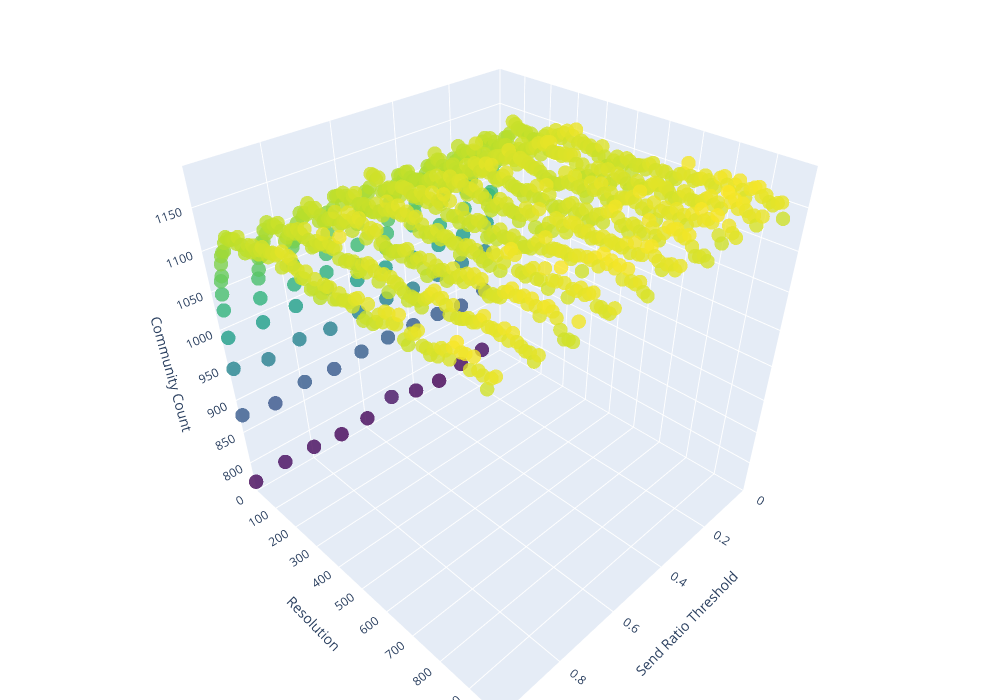

The notebook cell this image was saved under:
### Code cell
# Sample data
x = visual_df['si']
y = visual_df['ri']
z = visual_df['community_count']

fig = go.Figure(data=[go.Scatter3d(
    x=x,
    y=y,
    z=z,
    mode='markers',
    marker=dict(
        size=5,
        color=z,  # Color by Z value
        colorscale='Viridis',  # Color scale
        opacity=0.8
    ),
)])

# Update layout for better interaction
fig.update_layout(
    scene=dict(
        xaxis=dict(nticks=10, range=[0, 1]),
        yaxis=dict(nticks=10, range=[0, 1000]),
        xaxis_title='Send Ratio Threshold',
        yaxis_title='Resolution',
        zaxis_title='Community Count'
    ),
    margin=dict(r=0, l=0, b=0, t=0),
    width=1000,
    height=700
)

# Show plot
fig.show()

### Figure 1 — Plotly figure (JSON) as saved in the notebook; plotly's stock layout.template omitted (floating-point values rounded to 4 significant figures; data arrays with more than 128 entries replaced by an {"elided": "..."} marker saying what was removed)
{"data": [{"marker": {"color": {"elided": "990 int values"}, "colorscale": [[0, "#440154"], [0.1111, "#482878"], [0.2222, "#3e4989"], [0.3333, "#31688e"], [0.4444, "#26828e"], [0.5556, "#1f9e89"], [0.6667, "#35b779"], [0.7778, "#6ece58"], [0.8889, "#b5de2b"], [1, "#fde725"]], "opacity": 0.8, "size": 5}, "mode": "markers", "type": "scatter3d", "x": {"elided": "990 float values"}, "y": {"elided": "990 int values"}, "z": {"elided": "990 int values"}}], "layout": {"height": 700, "margin": {"b": 0, "l": 0, "r": 0, "t": 0}, "scene": {"xaxis": {"nticks": 10, "range": [0, 1], "title": {"text": "Send Ratio Threshold"}}, "yaxis": {"nticks": 10, "range": [0, 1000], "title": {"text": "Resolution"}}, "zaxis": {"title": {"text": "Community Count"}}}, "width": 1000}}
